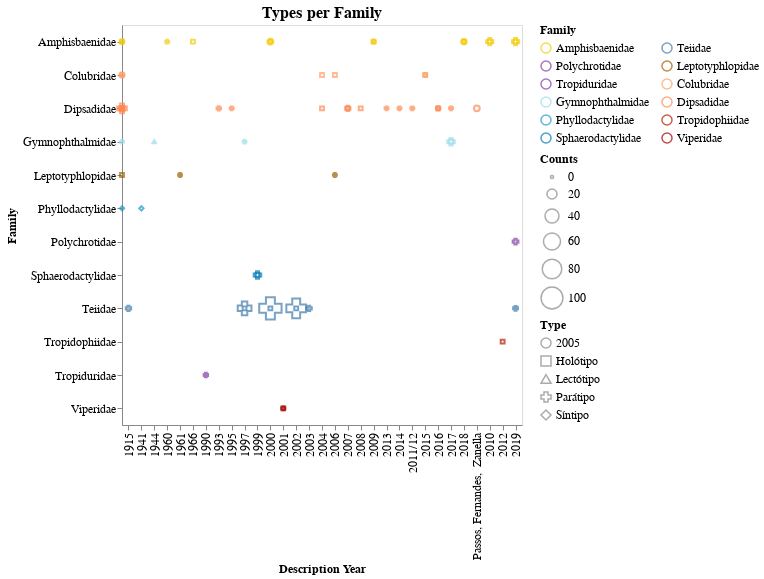

The cell this chart's notebook holds for it:
### Code cell
familias = [f for f in cores_familia.keys() if f in temp['familia'].unique()]
cores_temp = [cores_familia[f] for f in familias]

tipo = alt.Chart(temp, height=400, width=400, title='Types per Family').mark_point(filled=False).encode(
    x = alt.X('ano_descricao:O', title='Description Year'),
    y = alt.Y('familia:N', title= 'Family'),  # AJUSTAR DEPOIS! 
#               sort= family_order),
    color= alt.Color('familia:N', title='Family',
                     legend = alt.Legend(columns=2),
                    scale= alt.Scale(domain=familias, range= cores_temp)), 
    size= alt.Size('counts', title='Counts', scale=alt.Scale(range=[10,500])),
    order= alt.Order('counts', sort='descending'),  # smaller points in front
    shape= alt.Shape('type_status:N', title='Type'), 
#                     scale= alt.Scale(domain=['Holotype', 'Neotype','Paratype'],
#                                      range=['triangle', 'square', 'circle'])),
#     opacity= alt.Opacity('type:N', scale= alt.Scale(domain=['Holotype', 'Neotype','Paratype'],
#                                                      range=[1, 0.5, 1])),
    tooltip= [alt.Tooltip('type_status', title='type'),
              alt.Tooltip('ano_descricao', title='description year'),
              alt.Tooltip('counts', title='counts')]
)

tipo = tipo.configure_title(fontSize=16).configure_axis(
    labelFontSize=12,
    titleFontSize=12
).configure_legend(
    labelFontSize=12,
    titleFontSize=12
)

# tipo.save('./graphs/tipo/tipos_por_familia.html')

tipo

### Figure 1 — Vega-Lite specification as saved in the notebook (floating-point values rounded to 4 significant figures)
{"config": {"view": {"continuousWidth": 400, "continuousHeight": 300}, "axis": {"labelFontSize": 12, "titleFontSize": 12}, "legend": {"labelFontSize": 12, "titleFontSize": 12}, "title": {"fontSize": 16}}, "data": {"name": "data-97f79ab5ce63905b54a5c12147fb1ef2"}, "mark": {"type": "point", "filled": false}, "encoding": {"color": {"type": "nominal", "field": "familia", "legend": {"columns": 2}, "scale": {"domain": ["Amphisbaenidae", "Polychrotidae", "Tropiduridae", "Gymnophthalmidae", "Phyllodactylidae", "Sphaerodactylidae", "Teiidae", "Leptotyphlopidae", "Colubridae", "Dipsadidae", "Tropidophiidae", "Viperidae"], "range": ["#F2CB07", "#833fa4", "#803da1", "#9cdcea", "#2096ca", "#0079b7", "#3e7baa", "#9e5e00", "#ff9f69", "#ff8851", "#b41b00", "#a40300"]}, "title": "Family"}, "order": {"type": "quantitative", "field": "counts", "sort": "descending"}, "shape": {"type": "nominal", "field": "type_status", "title": "Type"}, "size": {"type": "quantitative", "field": "counts", "scale": {"range": [10, 500]}, "title": "Counts"}, "tooltip": [{"type": "nominal", "field": "type_status", "title": "type"}, {"type": "nominal", "field": "ano_descricao", "title": "description year"}, {"type": "quantitative", "field": "counts", "title": "counts"}], "x": {"type": "ordinal", "field": "ano_descricao", "title": "Description Year"}, "y": {"type": "nominal", "field": "familia", "title": "Family"}}, "height": 400, "title": "Types per Family", "width": 400, "$schema": "https://vega.github.io/schema/vega-lite/v4.8.1.json", "datasets": {"data-97f79ab5ce63905b54a5c12147fb1ef2": [{"type_status": "2005", "ano_descricao": "Passos, Fernandes,  Zanella", "familia": "Dipsadidae", "ordem": "Squamata", "counts": 5}, {"type_status": "Holótipo", "ano_descricao": 2010.0, "familia": "Amphisbaenidae", "ordem": "Squamata", "counts": 1}, {"type_status": "Holótipo", "ano_descricao": 2012.0, "familia": "Tropidophiidae", "ordem": "Squamata", "counts": 1}, {"type_status": "Holótipo", "ano_descricao": 2019.0, "familia": "Amphisbaenidae", "ordem": "Squamata", "counts": 1}, {"type_status": "Holótipo", "ano_descricao": "1966", "familia": "Amphisbaenidae", "ordem": "Squamata", "counts": 1}, {"type_status": "Holótipo", "ano_descricao": "1997", "familia": "Teiidae", "ordem": "Squamata", "counts": 1}, {"type_status": "Holótipo", "ano_descricao": "1999", "familia": "Sphaerodactylidae", "ordem": "Squamata", "counts": 1}, {"type_status": "Holótipo", "ano_descricao": "2000", "familia": "Amphisbaenidae", "ordem": "Squamata", "counts": 1}, {"type_status": "Holótipo", "ano_descricao": "2000", "familia": "Teiidae", "ordem": "Squamata", "counts": 1}, {"type_status": "Holótipo", "ano_descricao": "2001", "familia": "Viperidae", "ordem": "Squamata", "counts": 1}, {"type_status": "Holótipo", "ano_descricao": "2002", "familia": "Teiidae", "ordem": "Squamata", "counts": 1}, {"type_status": "Holótipo", "ano_descricao": "2004", "familia": "Colubridae", "ordem": "Squamata", "counts": 1}, {"type_status": "Holótipo", "ano_descricao": "2004", "familia": "Dipsadidae", "ordem": "Squamata", "counts": 1}, {"type_status": "Holótipo", "ano_descricao": "2006", "familia": "Colubridae", "ordem": "Squamata", "counts": 1}, {"type_status": "Holótipo", "ano_descricao": "2007", "familia": "Dipsadidae", "ordem": "Squamata", "counts": 1}, {"type_status": "Holótipo", "ano_descricao": "2008", "familia": "Dipsadidae", "ordem": "Squamata", "counts": 1}, {"type_status": "Holótipo", "ano_descricao": "2009", "familia": "Amphisbaenidae", "ordem": "Squamata", "counts": 1}, {"type_status": "Holótipo", "ano_descricao": "2010", "familia": "Amphisbaenidae", "ordem": "Squamata", "counts": 1}, {"type_status": "Holótipo", "ano_descricao": "2010", "familia": "Colubridae", "ordem": "Squamata", "counts": 1}, {"type_status": "Holótipo", "ano_descricao": "2010", "familia": "Dipsadidae", "ordem": "Squamata", "counts": 3}, {"type_status": "Holótipo", "ano_descricao": "2012", "familia": "Leptotyphlopidae", "ordem": "Squamata", "counts": 1}, {"type_status": "Holótipo", "ano_descricao": "2015", "familia": "Colubridae", "ordem": "Squamata", "counts": 1}, {"type_status": "Holótipo", "ano_descricao": "2016", "familia": "Dipsadidae", "ordem": "Squamata", "counts": 1}, {"type_status": "Holótipo", "ano_descricao": "2017", "familia": "Gymnophthalmidae", "ordem": "Squamata", "counts": 1}, {"type_status": "Holótipo", "ano_descricao": "2018", "familia": "Amphisbaenidae", "ordem": "Squamata", "counts": 1}, {"type_status": "Holótipo", "ano_descricao": "2019", "familia": "Dipsadidae", "ordem": "Squamata", "counts": 1}, {"type_status": "Lectótipo", "ano_descricao": "1944", "familia": "Gymnophthalmidae", "ordem": "Squamata", "counts": 1}, {"type_status": "Parátipo", "ano_descricao": 2010.0, "familia": "Amphisbaenidae", "ordem": "Squamata", "counts": 9}, {"type_status": "Parátipo", "ano_descricao": 2013.0, "familia": "Dipsadidae", "ordem": "Squamata", "counts": 1}, {"type_status": "Parátipo", "ano_descricao": 2014.0, "familia": "Dipsadidae", "ordem": "Squamata", "counts": 1}, {"type_status": "Parátipo", "ano_descricao": 2016.0, "familia": "Dipsadidae", "ordem": "Squamata", "counts": 3}, {"type_status": "Parátipo", "ano_descricao": 2016.0, "familia": "Gymnophthalmidae", "ordem": "Squamata", "counts": 1}, {"type_status": "Parátipo", "ano_descricao": 2019.0, "familia": "Amphisbaenidae", "ordem": "Squamata", "counts": 9}, {"type_status": "Parátipo", "ano_descricao": 2019.0, "familia": "Polychrotidae", "ordem": "Squamata", "counts": 5}, {"type_status": "Parátipo", "ano_descricao": 2019.0, "familia": "Teiidae", "ordem": "Squamata", "counts": 3}, {"type_status": "Parátipo", "ano_descricao": "1915", "familia": "Teiidae", "ordem": "Squamata", "counts": 4}, {"type_status": "Parátipo", "ano_descricao": "1960", "familia": "Amphisbaenidae", "ordem": "Squamata", "counts": 1}, {"type_status": "Parátipo", "ano_descricao": "1961", "familia": "Leptotyphlopidae", "ordem": "Squamata", "counts": 1}, {"type_status": "Parátipo", "ano_descricao": "1990", "familia": "Tropiduridae", "ordem": "Squamata", "counts": 2}, {"type_status": "Parátipo", "ano_descricao": "1993", "familia": "Dipsadidae", "ordem": "Squamata", "counts": 2}, {"type_status": "Parátipo", "ano_descricao": "1995", "familia": "Dipsadidae", "ordem": "Squamata", "counts": 1}, {"type_status": "Parátipo", "ano_descricao": "1997", "familia": "Gymnophthalmidae", "ordem": "Squamata", "counts": 1}, {"type_status": "Parátipo", "ano_descricao": "1997", "familia": "Teiidae", "ordem": "Squamata", "counts": 38}, {"type_status": "Parátipo", "ano_descricao": "1999", "familia": "Sphaerodactylidae", "ordem": "Squamata", "counts": 10}, {"type_status": "Parátipo", "ano_descricao": "2000", "familia": "Amphisbaenidae", "ordem": "Squamata", "counts": 5}, {"type_status": "Parátipo", "ano_descricao": "2000", "familia": "Teiidae", "ordem": "Squamata", "counts": 105}, {"type_status": "Parátipo", "ano_descricao": "2001", "familia": "Viperidae", "ordem": "Squamata", "counts": 1}, {"type_status": "Parátipo", "ano_descricao": "2002", "familia": "Teiidae", "ordem": "Squamata", "counts": 81}, {"type_status": "Parátipo", "ano_descricao": "2003", "familia": "Teiidae", "ordem": "Squamata", "counts": 4}, {"type_status": "Parátipo", "ano_descricao": "2006", "familia": "Leptotyphlopidae", "ordem": "Squamata", "counts": 1}, {"type_status": "Parátipo", "ano_descricao": "2007", "familia": "Dipsadidae", "ordem": "Squamata", "counts": 4}, {"type_status": "Parátipo", "ano_descricao": "2009", "familia": "Amphisbaenidae", "ordem": "Squamata", "counts": 1}, {"type_status": "Parátipo", "ano_descricao": "2010", "familia": "Amphisbaenidae", "ordem": "Squamata", "counts": 2}, {"type_status": "Parátipo", "ano_descricao": "2010", "familia": "Colubridae", "ordem": "Squamata", "counts": 3}, {"type_status": "Parátipo", "ano_descricao": "2010", "familia": "Dipsadidae", "ordem": "Squamata", "counts": 2}, {"type_status": "Parátipo", "ano_descricao": "2011/12", "familia": "Dipsadidae", "ordem": "Squamata", "counts": 1}, {"type_status": "Parátipo", "ano_descricao": "2015", "familia": "Colubridae", "ordem": "Squamata", "counts": 1}, {"type_status": "Parátipo", "ano_descricao": "2016", "familia": "Dipsadidae", "ordem": "Squamata", "counts": 2}, {"type_status": "Parátipo", "ano_descricao": "2017", "familia": "Dipsadidae", "ordem": "Squamata", "counts": 1}, {"type_status": "Parátipo", "ano_descricao": "2017", "familia": "Gymnophthalmidae", "ordem": "Squamata", "counts": 10}, {"type_status": "Parátipo", "ano_descricao": "2018", "familia": "Amphisbaenidae", "ordem": "Squamata", "counts": 4}, {"type_status": "Parátipo", "ano_descricao": "2019", "familia": "Dipsadidae", "ordem": "Squamata", "counts": 18}, {"type_status": "Síntipo", "ano_descricao": 1941.0, "familia": "Phyllodactylidae", "ordem": "Squamata", "counts": 2}, {"type_status": "Síntipo", "ano_descricao": "1941", "familia": "Phyllodactylidae", "ordem": "Squamata", "counts": 2}]}}
